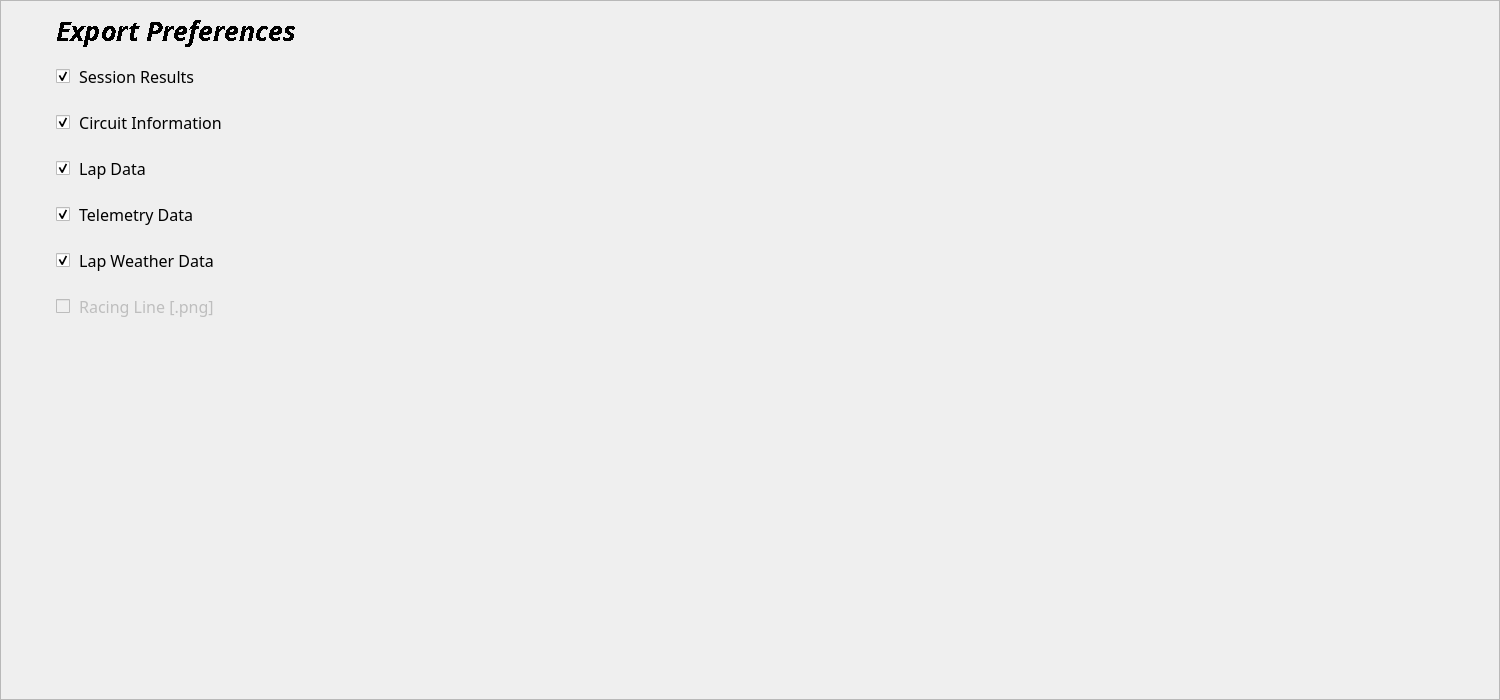
<?xml version="1.0" encoding="UTF-8"?>
<ui version="4.0">
 <class>settings_central</class>
 <widget class="QWidget" name="settings_central">
  <property name="geometry">
   <rect>
    <x>0</x>
    <y>0</y>
    <width>1500</width>
    <height>700</height>
   </rect>
  </property>
  <property name="windowTitle">
   <string>Widget</string>
  </property>
  <property name="class" stdset="0">
   <string>tiles</string>
  </property>
  <layout class="QGridLayout" name="gridLayout">
   <property name="leftMargin">
    <number>0</number>
   </property>
   <property name="topMargin">
    <number>0</number>
   </property>
   <property name="rightMargin">
    <number>0</number>
   </property>
   <property name="bottomMargin">
    <number>0</number>
   </property>
   <item row="0" column="0">
    <widget class="QFrame" name="frame">
     <property name="frameShape">
      <enum>QFrame::StyledPanel</enum>
     </property>
     <property name="frameShadow">
      <enum>QFrame::Raised</enum>
     </property>
     <property name="class" stdset="0">
      <string>tiles</string>
     </property>
     <layout class="QGridLayout" name="gridLayout_2">
      <item row="0" column="1">
       <widget class="QLabel" name="label_5">
        <property name="sizePolicy">
         <sizepolicy hsizetype="Preferred" vsizetype="Fixed">
          <horstretch>0</horstretch>
          <verstretch>0</verstretch>
         </sizepolicy>
        </property>
        <property name="minimumSize">
         <size>
          <width>0</width>
          <height>40</height>
         </size>
        </property>
        <property name="maximumSize">
         <size>
          <width>16777215</width>
          <height>40</height>
         </size>
        </property>
        <property name="font">
         <font>
          <family>Formula1</family>
          <pointsize>20</pointsize>
          <italic>true</italic>
          <bold>true</bold>
          <stylestrategy>NoAntialias</stylestrategy>
          <kerning>true</kerning>
         </font>
        </property>
        <property name="text">
         <string>Export Preferences</string>
        </property>
       </widget>
      </item>
      <item row="1" column="1">
       <widget class="QCheckBox" name="session_results_exp">
        <property name="minimumSize">
         <size>
          <width>0</width>
          <height>40</height>
         </size>
        </property>
        <property name="maximumSize">
         <size>
          <width>16777215</width>
          <height>40</height>
         </size>
        </property>
        <property name="font">
         <font>
          <family>Formula1</family>
          <pointsize>12</pointsize>
         </font>
        </property>
        <property name="text">
         <string> Session Results</string>
        </property>
        <property name="iconSize">
         <size>
          <width>16</width>
          <height>0</height>
         </size>
        </property>
        <property name="checked">
         <bool>true</bool>
        </property>
       </widget>
      </item>
      <item row="2" column="1">
       <widget class="QCheckBox" name="circuit_info_exp">
        <property name="minimumSize">
         <size>
          <width>0</width>
          <height>40</height>
         </size>
        </property>
        <property name="maximumSize">
         <size>
          <width>16777215</width>
          <height>40</height>
         </size>
        </property>
        <property name="font">
         <font>
          <family>Formula1</family>
          <pointsize>12</pointsize>
         </font>
        </property>
        <property name="text">
         <string> Circuit Information</string>
        </property>
        <property name="checked">
         <bool>true</bool>
        </property>
       </widget>
      </item>
      <item row="3" column="1">
       <widget class="QCheckBox" name="lap_data_exp">
        <property name="minimumSize">
         <size>
          <width>0</width>
          <height>40</height>
         </size>
        </property>
        <property name="maximumSize">
         <size>
          <width>16777215</width>
          <height>40</height>
         </size>
        </property>
        <property name="font">
         <font>
          <family>Formula1</family>
          <pointsize>12</pointsize>
         </font>
        </property>
        <property name="text">
         <string> Lap Data</string>
        </property>
        <property name="checked">
         <bool>true</bool>
        </property>
       </widget>
      </item>
      <item row="4" column="0">
       <spacer name="horizontalSpacer_7">
        <property name="orientation">
         <enum>Qt::Horizontal</enum>
        </property>
        <property name="sizeType">
         <enum>QSizePolicy::Fixed</enum>
        </property>
        <property name="sizeHint" stdset="0">
         <size>
          <width>40</width>
          <height>20</height>
         </size>
        </property>
       </spacer>
      </item>
      <item row="4" column="1">
       <widget class="QCheckBox" name="telemetry_data_exp">
        <property name="minimumSize">
         <size>
          <width>0</width>
          <height>40</height>
         </size>
        </property>
        <property name="maximumSize">
         <size>
          <width>16777215</width>
          <height>40</height>
         </size>
        </property>
        <property name="font">
         <font>
          <family>Formula1</family>
          <pointsize>12</pointsize>
         </font>
        </property>
        <property name="text">
         <string> Telemetry Data</string>
        </property>
        <property name="checked">
         <bool>true</bool>
        </property>
       </widget>
      </item>
      <item row="5" column="1">
       <widget class="QCheckBox" name="weather_exp">
        <property name="minimumSize">
         <size>
          <width>0</width>
          <height>40</height>
         </size>
        </property>
        <property name="maximumSize">
         <size>
          <width>16777215</width>
          <height>40</height>
         </size>
        </property>
        <property name="font">
         <font>
          <family>Formula1</family>
          <pointsize>12</pointsize>
         </font>
        </property>
        <property name="text">
         <string> Lap Weather Data</string>
        </property>
        <property name="checked">
         <bool>true</bool>
        </property>
       </widget>
      </item>
      <item row="6" column="1">
       <widget class="QCheckBox" name="racing_line_exp">
        <property name="enabled">
         <bool>false</bool>
        </property>
        <property name="minimumSize">
         <size>
          <width>0</width>
          <height>40</height>
         </size>
        </property>
        <property name="maximumSize">
         <size>
          <width>16777215</width>
          <height>40</height>
         </size>
        </property>
        <property name="font">
         <font>
          <family>Formula1</family>
          <pointsize>12</pointsize>
         </font>
        </property>
        <property name="text">
         <string> Racing Line [.png]</string>
        </property>
       </widget>
      </item>
      <item row="7" column="0" colspan="2">
       <spacer name="verticalSpacer_9">
        <property name="orientation">
         <enum>Qt::Vertical</enum>
        </property>
        <property name="sizeType">
         <enum>QSizePolicy::Expanding</enum>
        </property>
        <property name="sizeHint" stdset="0">
         <size>
          <width>1471</width>
          <height>363</height>
         </size>
        </property>
       </spacer>
      </item>
     </layout>
    </widget>
   </item>
  </layout>
 </widget>
 <resources/>
 <connections/>
</ui>
